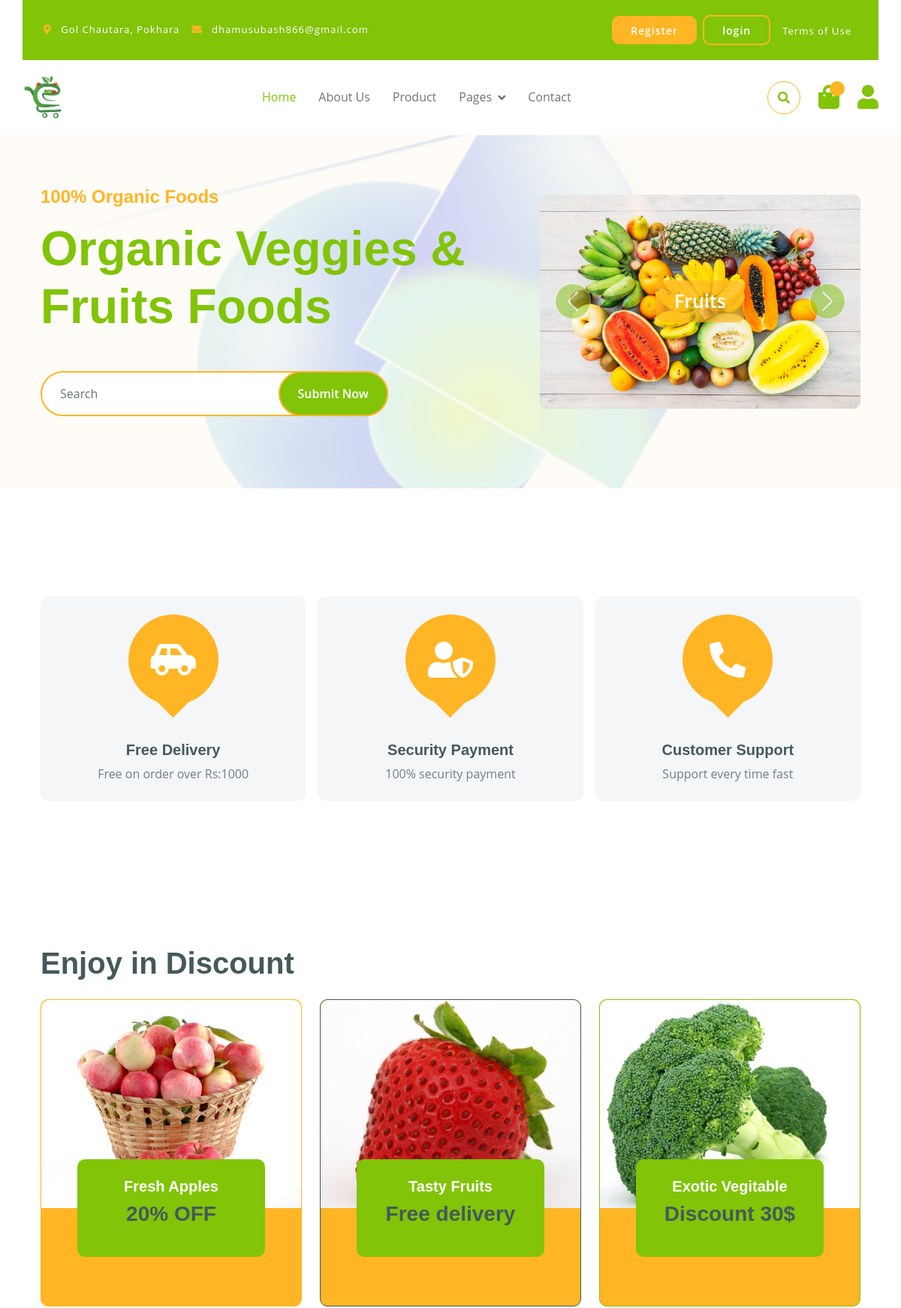
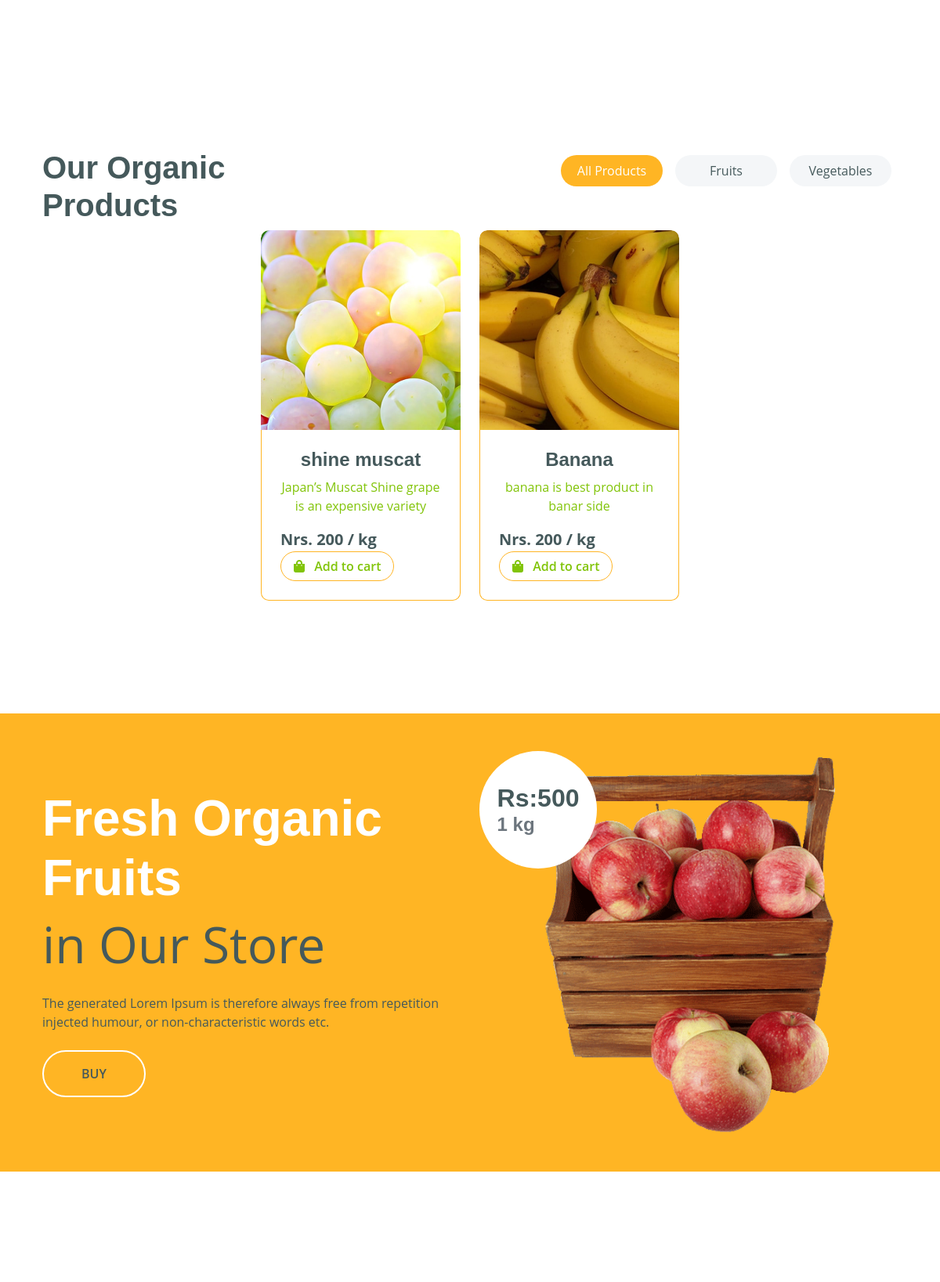
The page / (upper part) on the database its author committed (2 pictures, top to bottom).
### sabji/models.py (models this page shows, shortened)
class Category(models.Model):
    name = models.CharField(max_length=100)

class Product(models.Model):
    name = models.CharField(max_length=100)
    price = models.IntegerField(help_text='Price per kilo')
    description = models.TextField()
    image = models.ImageField(upload_to='product_images/')
    quantity = models.IntegerField()
    category = models.ForeignKey('Category', on_delete=models.SET_NULL, related_name='products',null=True)

### sabji/views.py (the view)
# urls.py: path('',views.index,name="index"),
def index(request):
    return render(request, 'user/index.html')

### sabji/processors.py (called while the page is built)
def productprocessor(request):
    products = Product.objects.filter(quantity__gt=0)
    lowest_price = products.filter(quantity__gt=0).order_by('price').first()
    return {'products': products, 'lowest_price': lowest_price}

def categoryprocessor(request):
    categories = Category.objects.all()
    return {'categories': categories}

### templates/user/index.html (shortened to what this page needs)
{% extends 'base.html' %}
{% block content %}
  <div class="container-fluid py-5 mb-5 hero-header">
    <div class="container py-5">
      <div class="row g-5 align-items-center">
        <div class="col-md-12 col-lg-7">
          <h4 class="mb-3 text-secondary">100% Organic Foods</h4>
          <h1 class="mb-5 display-3 text-primary">Organic Veggies & Fruits Foods</h1>
          <div class="position-relative mx-auto">
            <input class="form-control border-2 border-secondary w-75 py-3 px-4 rounded-pill" type="number" placeholder="Search" />
            <button type="submit" class="btn btn-primary border-2 border-secondary py-3 px-4 position-absolute rounded-pill text-white h-100" style="top: 0; right: 25%;">Submit Now</button>
          </div>
        </div>
        <div class="col-md-12 col-lg-5">
          <div id="carouselId" class="carousel slide position-relative" data-bs-ride="carousel">
            <div class="carousel-inner" role="listbox">
              <div class="carousel-item active rounded">
                <img src="/static/img/hero-img-1.jpg" class="img-fluid w-100 h-100 bg-secondary rounded" alt="First slide" />
                <a href="#" class="btn px-4 py-2 text-white rounded">Fruits</a>
              </div>
            </div>
            <button class="carousel-control-prev" type="button" data-bs-target="#carouselId" data-bs-slide="prev">
              <span class="carousel-control-prev-icon" aria-hidden="true"></span>
            </button>
            <button class="carousel-control-next" type="button" data-bs-target="#carouselId" data-bs-slide="next">
              <span class="carousel-control-next-icon" aria-hidden="true"></span>
            </button>
          </div>
        </div>
      </div>
    </div>
  </div>
  <div class="container-fluid featurs py-5">
    <div class="container py-5">
      <div class="row g-3">
        <div class="col-md-6 col-lg-4">
          <div class="featurs-item text-center rounded bg-light p-4">
            <div class="featurs-icon btn-square rounded-circle bg-secondary mb-5 mx-auto">
              <i class="fas fa-car-side fa-3x text-white"></i>
            </div>
            <div class="featurs-content text-center">
              <h5>Free Delivery</h5>
              <p class="mb-0">Free on order over Rs:1000</p>
            </div>
          </div>
        </div>
        <div class="col-md-6 col-lg-4">
          <div class="featurs-item text-center rounded bg-light p-4">
            <div class="featurs-icon btn-square rounded-circle bg-secondary mb-5 mx-auto">
              <i class="fas fa-user-shield fa-3x text-white"></i>
            </div>
            <div class="featurs-content text-center">
              <h5>Security Payment</h5>
              <p class="mb-0">100% security payment</p>
            </div>
          </div>
        </div>
        <div class="col-md-6 col-lg-4">
          <div class="featurs-item text-center rounded bg-light p-4">
            <div class="featurs-icon btn-square rounded-circle bg-secondary mb-5 mx-auto">
              <i class="fa fa-phone-alt fa-3x text-white"></i>
            </div>
            <div class="featurs-content text-center">
              <h5>Customer Support</h5>
              <p class="mb-0">Support every time fast</p>
            </div>
          </div>
        </div>
      </div>
    </div>
  </div>
  <div class="container-fluid service py-5">
    <div class="container py-5">
      <h1 class="mb-4">Enjoy in Discount</h1>
      <div class="row g-4 justify-content-center">
        <div class="col-md-6 col-lg-4">
          <a href="#">
            <div class="service-item bg-secondary rounded border border-secondary">
              <img src="/static/img/featur-1.jpg" class="img-fluid rounded-top w-100" alt="" />
              <div class="px-4 rounded-bottom">
                <div class="service-content bg-primary text-center p-4 rounded">
                  <h5 class="text-white">Fresh Apples</h5>
                  <h3 class="mb-0">20% OFF</h3>
                </div>
              </div>
            </div>
          </a>
        </div>
        <div class="col-md-6 col-lg-4">
          <a href="#">
            <div class="service-item bg-secondary rounded border border-dark">
              <img src="/static/img/featur-2.jpg" class="img-fluid rounded-top w-100" alt="" />
              <div class="px-4 rounded-bottom">
                <div class="service-content bg-primary text-center p-4 rounded">
                  <h5 class="text-white">Tasty Fruits</h5>
                  <h3 class="mb-0">Free delivery</h3>
                </div>
              </div>
            </div>
          </a>
        </div>
        <div class="col-md-6 col-lg-4">
          <a href="#">
            <div class="service-item bg-secondary rounded border border-primary">
              <img src="/static/img/featur-3.jpg" class="img-fluid rounded-top w-100" alt="" />
              <div class="px-4 rounded-bottom">
                <div class="service-content bg-primary text-center p-4 rounded">
                  <h5 class="text-white">Exotic Vegitable</h5>
                  <h3 class="mb-0">Discount 30$</h3>
                </div>
              </div>
            </div>
          </a>
        </div>
      </div>
    </div>
  </div>
  <div class="container-fluid fruite py-5">
    <div class="container py-5">
      <div class="tab-class text-center">
        <div class="row g-4">
          <div class="col-lg-4 text-start">
            <h1>Our Organic Products</h1>
          </div>
          <div class="col-lg-8 text-end">
            <ul class="nav nav-pills d-inline-flex text-center mb-5">
              <li class="nav-item">
                <a class="d-flex m-2 py-2 bg-light rounded-pill active" data-bs-toggle="pill" href="#tab-0"><span class="text-dark" style="width: 130px">All Products</span></a>
              </li>
              {% for category in categories %}
                <li class="nav-item">
                  <a class="d-flex m-2 py-2 bg-light rounded-pill" data-bs-toggle="pill" href="#tab-{{ category.id }}"><span class="text-dark" style="width: 130px">{{ category.name }}</span></a>
                </li>
              {% endfor %}
            </ul>
          </div>
        </div>
        <div class="tab-content">
          <div id="tab-0" class="tab-pane fade show p-0 active">
            <div class="row g-4">
              <div class="col-lg-12">
                <div class="row g-4 justify-content-center">
                  {% for product in products %}
                    <div class="col-md-6 col-lg-4 col-xl-3  h-100">
                      <a href="{% url 'productDetail' product.id %}">
                        <div class="rounded position-relative fruite-item">
                          <div class="fruite-img">
                            <img src="{{ product.image.url }}" class="img-fluid w-100 h-100 rounded-top" alt="" />
                          </div>
                          <div class="p-4 border border-secondary border-top-0 rounded-bottom">
                            <h4>{{ product.name }}</h4>
                            <p>{{ product.description }}</p>
                            <div class="d-flex justify-content-between flex-lg-wrap">
                              <p class="text-dark fs-5 fw-bold mb-0">Nrs. {{ product.price }} / kg</p>
                              <a href="#" class="btn border border-secondary rounded-pill px-3 text-primary">
                                <i class="fa fa-shopping-bag me-2 text-primary"></i>
                                Add to cart
                              </a>
                            </div>
                          </div>
                        </div>
                      </a>
                    </div>
                  {% endfor %}
                </div>
              </div>
            </div>
          </div>
        </div>
      </div>
    </div>
  </div>
  <div class="container-fluid banner bg-secondary my-5">
    <div class="container py-5">
      <div class="row g-4 align-items-center">
        <div class="col-lg-6">
          <div class="py-4">
            <h1 class="display-3 text-white">Fresh Organic Fruits</h1>
            <p class="fw-normal display-3 text-dark mb-4">in Our Store</p>
            <p class="mb-4 text-dark">The generated Lorem Ipsum is therefore always free from repetition injected humour, or non-characteristic words etc.</p>
            <a href="#" class="banner-btn btn border-2 border-white rounded-pill text-dark py-3 px-5">BUY</a>
          </div>
        </div>
        <div class="col-lg-6">
          <div class="position-relative">
            <img src="/static/img/baner-1.png" class="img-fluid w-100 rounded" alt="" />
            <div class="d-flex align-items-center justify-content-center bg-white rounded-circle position-absolute" style="width: 150px; height: 150px; top: 0; left: 0;">
              <div class="d-flex flex-column">
                <span class="h2 mb-0">Rs:500</span>
                <span class="h4 text-muted mb-0">1 kg</span>
              </div>
            </div>
          </div>
        </div>
      </div>
    </div>
  </div>
  <div class="container-fluid py-5">
    <div class="container py-5">
    </div>
  </div>
{% endblock %}

### static/css/style.css (style rules this page uses)
.btn { font-weight: 600; transition: .5s; }
.btn-square { width: 32px; height: 32px; }
.btn-square, .btn-sm-square, .btn-md-square, .btn-lg-square { padding: 0; display: flex; align-items: center; justify-content: center; font-weight: normal; }
.btn.border-secondary { transition: 0.5s; }
.hero-header { background: linear-gradient(rgba(248, 223, 173, 0.1), rgba(248, 223, 173, 0.1)), url(../img/hero-img.png); background-position: center center; background-repeat: no-repeat; background-size: cover; }
.carousel-item { position: relative; }
.carousel-item a { position: absolute; top: 50%; left: 50%; transform: translate(-50%, -50%); font-size: 25px; background: linear-gradient(rgba(255, 181, 36, 0.7), rgba(255, 181, 36, 0.7)); }
.carousel-control-next, .carousel-control-prev { width: 48px; height: 48px; border-radius: 48px; border: 1px solid var(--bs-white); background: var(--bs-primary); position: absolute; top: 50%; transform: translateY(-50%); }
.carousel-control-next { margin-right: 20px; }
.carousel-control-prev { margin-left: 20px; }
@media (min-width: 992px) { .hero-header, .page-header { margin-top: 152px !important; } }
.featurs .featurs-item .featurs-icon { position: relative; width: 120px; height: 120px; }
.featurs .featurs-item .featurs-icon::after { content: ""; width: 35px; height: 35px; background: var(--bs-secondary); position: absolute; bottom: -10px; transform: translate(-50%); transform: rotate(45deg); background: var(--bs-secondary); }
.service .service-item .service-content { position: relative; width: 250px; height: 130px; top: -50%; left: 50%; transform: translate(-50%, -50%); }
.fruite .tab-class .nav-item a.active { background: var(--bs-secondary) !important; }
.fruite .tab-class .nav-item a.active span { color: var(--bs-white) !important; }
.fruite .fruite-item { height: 100%; transition: 0.5s; }
.fruite .fruite-item .fruite-img { overflow: hidden; transition: 0.5s; border-radius: 10px 10px 0 0; }
.fruite .fruite-item .fruite-img img { transition: 0.5s; }

### rows shown on the page
Category: name "Fruits"
Category: name "Vegetables"
Product: image (picture), name "shine muscat", description "Japan’s Muscat Shine grape is an expensive variety", price "200"
Product: image (picture), name "Banana", description "banana is best product in banar side", price "200"
